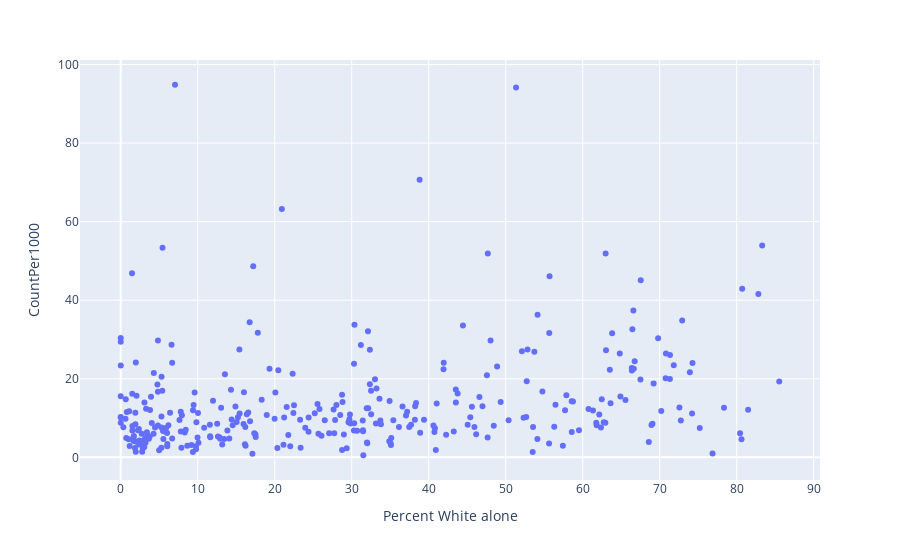
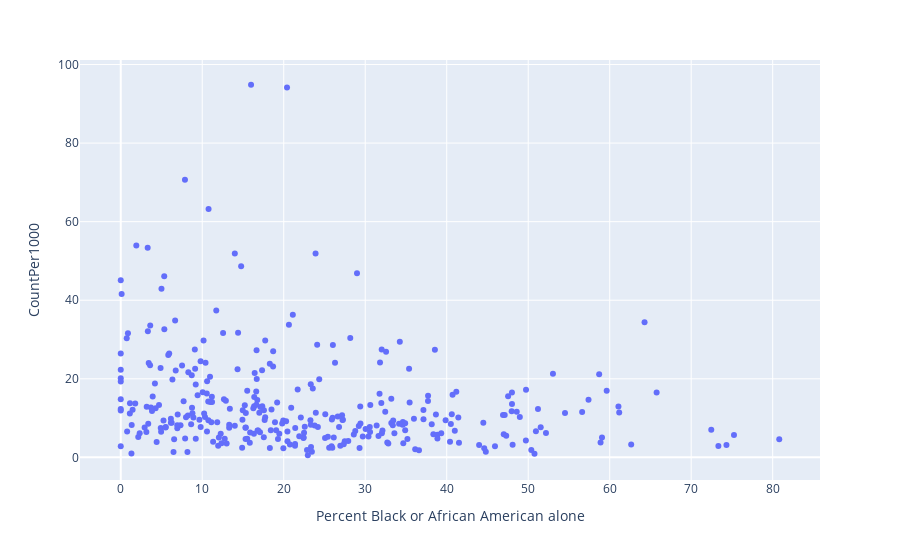
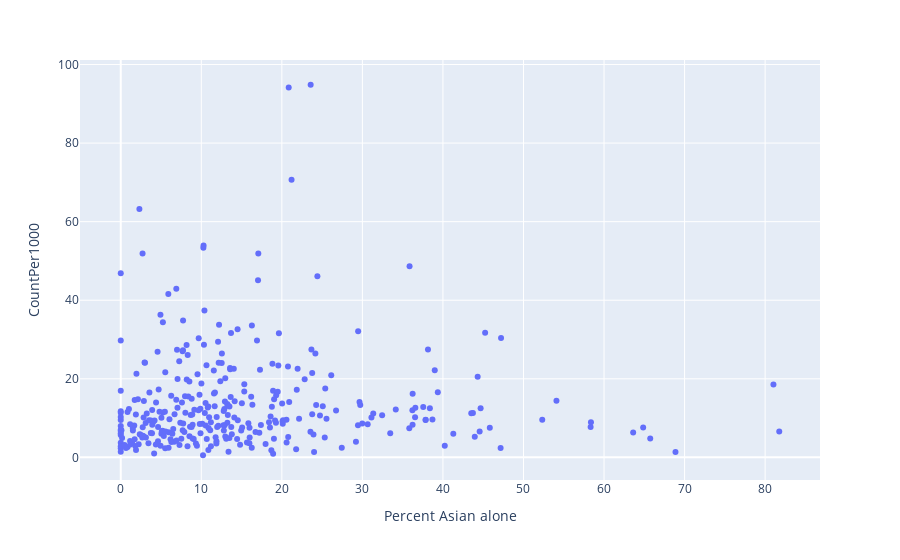
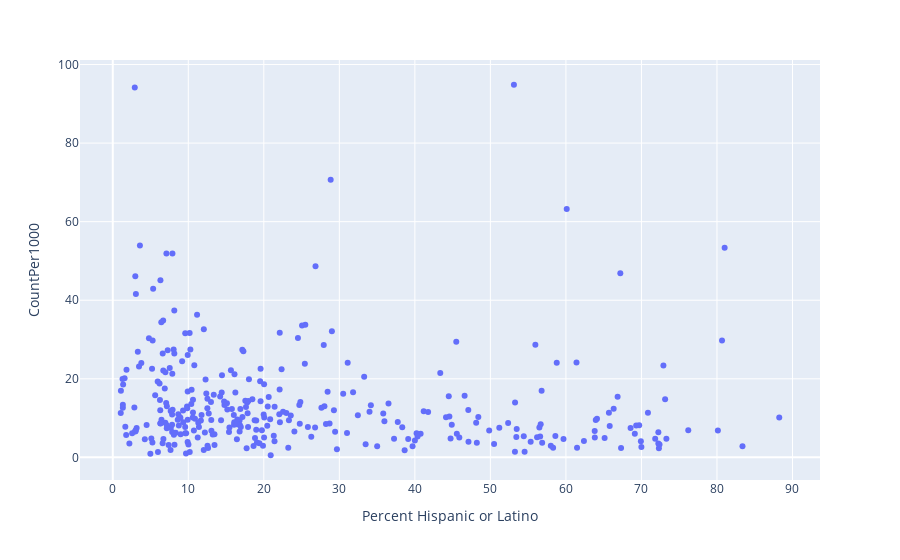

Write notebook code for charts like these, in order.
### Code cell
race_list = ['Percent White alone', 'Percent Black or African American alone','Percent Asian alone','Percent Hispanic or Latino']

# Function
def racecharts(race):
    fig = px.scatter(countsort2019gdf, x=race, y='CountPer1000')
    fig.show()
    

# call the function with a loop
for race in race_list:
    racecharts(race)

### Figure 1 — Plotly figure (JSON) as saved in the notebook; plotly's stock layout.template omitted (floating-point values rounded to 4 significant figures; data arrays with more than 128 entries replaced by an {"elided": "..."} marker saying what was removed)
{"data": [{"hovertemplate": "Percent White alone=%{x}<br>CountPer1000=%{y}<extra></extra>", "legendgroup": "", "marker": {"color": "#636efa", "symbol": "circle"}, "mode": "markers", "name": "", "orientation": "v", "showlegend": false, "type": "scatter", "x": {"elided": "325 float values"}, "xaxis": "x", "y": {"elided": "325 float values"}, "yaxis": "y"}], "layout": {"autosize": true, "legend": {"tracegroupgap": 0}, "margin": {"t": 60}, "xaxis": {"anchor": "y", "autorange": true, "domain": [0, 1], "range": [-5.347, 90.88], "title": {"text": "Percent White alone"}, "type": "linear"}, "yaxis": {"anchor": "x", "autorange": true, "domain": [0, 1], "range": [-6.765, 102.2], "title": {"text": "CountPer1000"}, "type": "linear"}}}

### Figure 2 — Plotly figure (JSON) as saved in the notebook; plotly's stock layout.template omitted (floating-point values rounded to 4 significant figures; data arrays with more than 128 entries replaced by an {"elided": "..."} marker saying what was removed)
{"data": [{"hovertemplate": "Percent Black or African American alone=%{x}<br>CountPer1000=%{y}<extra></extra>", "legendgroup": "", "marker": {"color": "#636efa", "symbol": "circle"}, "mode": "markers", "name": "", "orientation": "v", "showlegend": false, "type": "scatter", "x": {"elided": "325 float values"}, "xaxis": "x", "y": {"elided": "325 float values"}, "yaxis": "y"}], "layout": {"autosize": true, "legend": {"tracegroupgap": 0}, "margin": {"t": 60}, "xaxis": {"anchor": "y", "autorange": true, "domain": [0, 1], "range": [-5.051, 85.86], "title": {"text": "Percent Black or African American alone"}, "type": "linear"}, "yaxis": {"anchor": "x", "autorange": true, "domain": [0, 1], "range": [-6.765, 102.2], "title": {"text": "CountPer1000"}, "type": "linear"}}}

### Figure 3 — Plotly figure (JSON) as saved in the notebook; plotly's stock layout.template omitted (floating-point values rounded to 4 significant figures; data arrays with more than 128 entries replaced by an {"elided": "..."} marker saying what was removed)
{"data": [{"hovertemplate": "Percent Asian alone=%{x}<br>CountPer1000=%{y}<extra></extra>", "legendgroup": "", "marker": {"color": "#636efa", "symbol": "circle"}, "mode": "markers", "name": "", "orientation": "v", "showlegend": false, "type": "scatter", "x": {"elided": "325 float values"}, "xaxis": "x", "y": {"elided": "325 float values"}, "yaxis": "y"}], "layout": {"autosize": true, "legend": {"tracegroupgap": 0}, "margin": {"t": 60}, "xaxis": {"anchor": "y", "autorange": true, "domain": [0, 1], "range": [-5.11, 86.86], "title": {"text": "Percent Asian alone"}, "type": "linear"}, "yaxis": {"anchor": "x", "autorange": true, "domain": [0, 1], "range": [-6.765, 102.2], "title": {"text": "CountPer1000"}, "type": "linear"}}}

### Figure 4 — Plotly figure (JSON) as saved in the notebook; plotly's stock layout.template omitted (floating-point values rounded to 4 significant figures; data arrays with more than 128 entries replaced by an {"elided": "..."} marker saying what was removed)
{"data": [{"hovertemplate": "Percent Hispanic or Latino=%{x}<br>CountPer1000=%{y}<extra></extra>", "legendgroup": "", "marker": {"color": "#636efa", "symbol": "circle"}, "mode": "markers", "name": "", "orientation": "v", "showlegend": false, "type": "scatter", "x": {"elided": "325 float values"}, "xaxis": "x", "y": {"elided": "325 float values"}, "yaxis": "y"}], "layout": {"autosize": true, "legend": {"tracegroupgap": 0}, "margin": {"t": 60}, "xaxis": {"anchor": "y", "autorange": true, "domain": [0, 1], "range": [-4.392, 93.7], "title": {"text": "Percent Hispanic or Latino"}, "type": "linear"}, "yaxis": {"anchor": "x", "autorange": true, "domain": [0, 1], "range": [-6.765, 102.2], "title": {"text": "CountPer1000"}, "type": "linear"}}}
